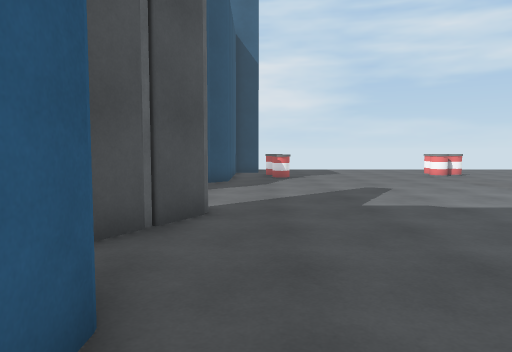
[1] (above)

17 first-person views from a walk through a scene from a Unity 3-D project. The camera is 1.3 m above the floor, tilts 4° down and sees 70° across. The floor is counted in squares, 1 m on a side. Each view is taken from the middle of a square. On the plan, view 1 faces up. The plan holds only what a view shows up to about 15 squares ahead; the rest is blank. The place goes on beyond the plan. Some animated figures are not drawn.

[2]
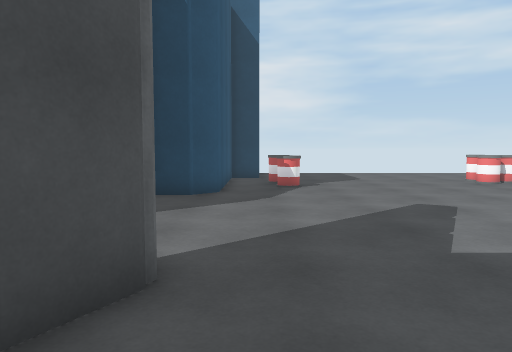

[3]
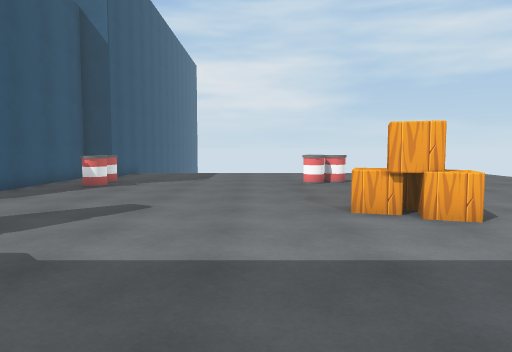

[4]
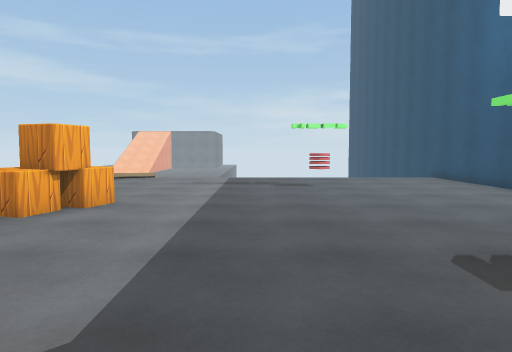

[5]
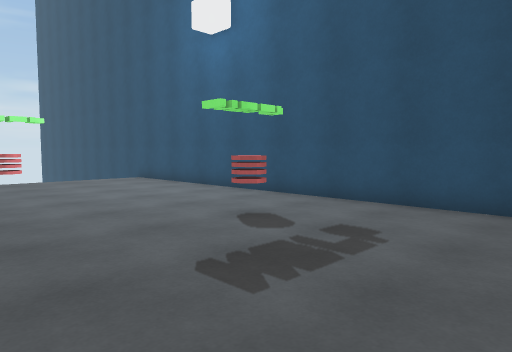

[6]
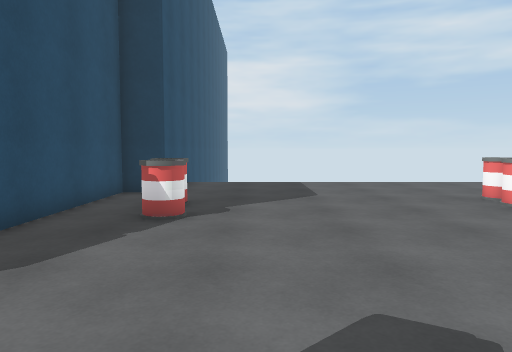

[7]
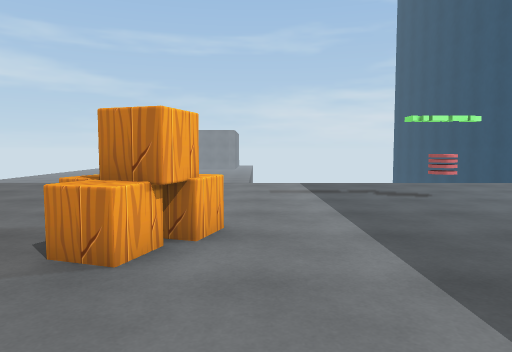

[8]
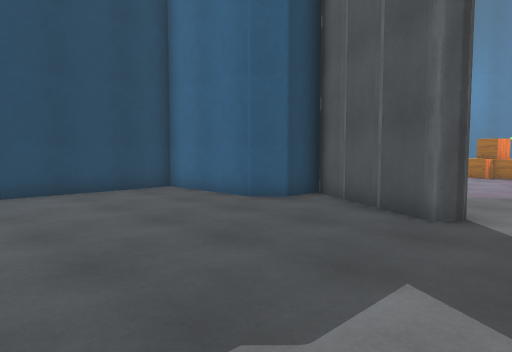

[9]
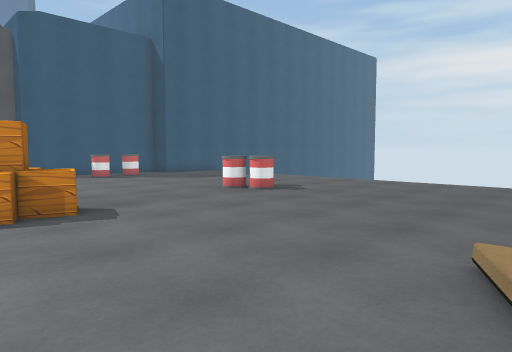

[10]
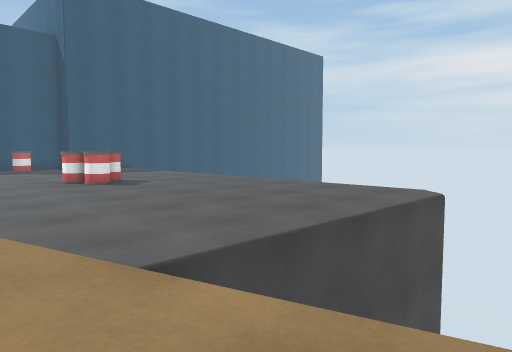

[11]
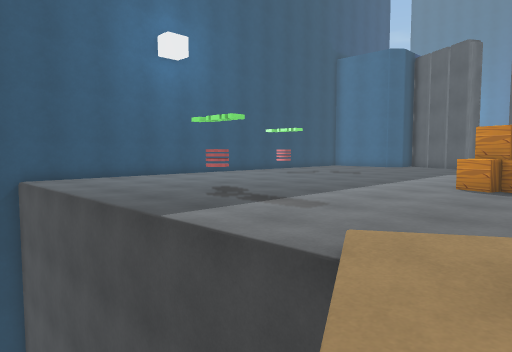

[12]
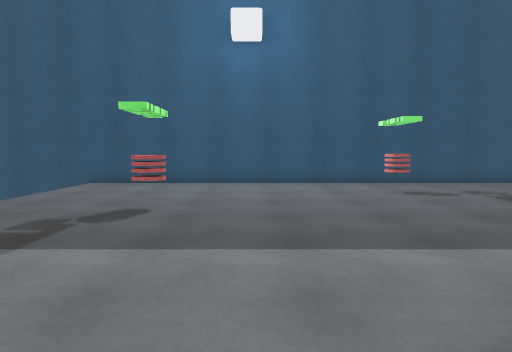

[13]
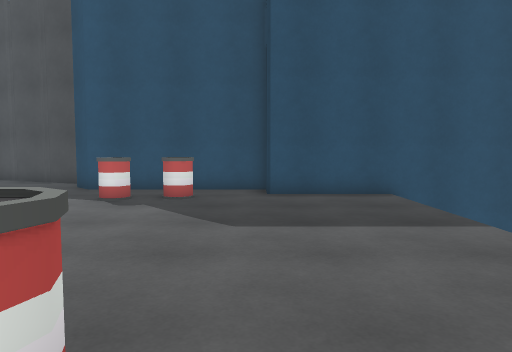

[14]
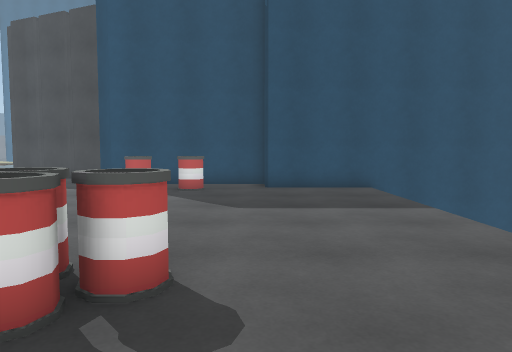

[15]
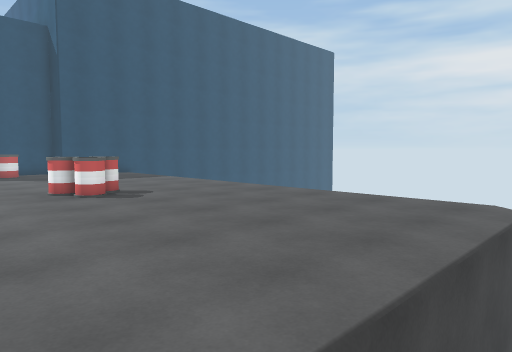

[16]
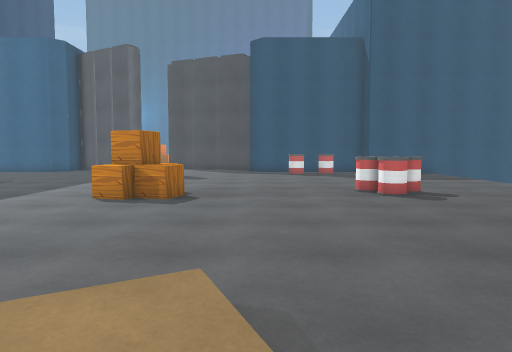

[17]
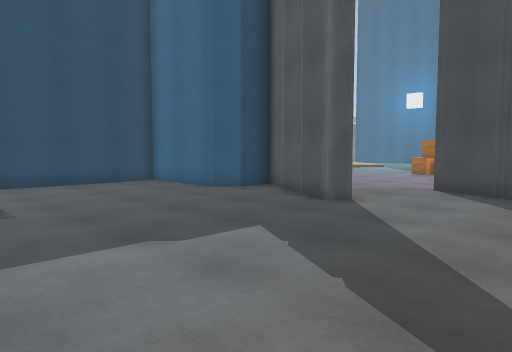

### Floor plan
Key: @ floor where view 1 was taken; # wall or solid block; x gap in a wall; . main floor; : floor 0.25 m higher than the main floor; - floor 0.25 m lower than the main floor; / step, stairs or slope; = window, fence, low wall or low ledge; ^ raised ledge; v drop or lower ground.
Columns run from 6 left of view 1 to 23 right of it. Each row starts with its distance up from view 1.
 27       #
 26       #
 25       #vvvvvvvvvvvvvvvvvvv
 24       #...................v
 23       #...................v
 22       #...................v
 21      ##...................v
 20      #.........^^.........v
 19      #.=.......x^=........v
 18      #.x..................v
 17      #.^..................v vv
 16     ##....................vv.
 15    ##..................../..
 14   ##..................../:.. -
 13   #.............=^......./:.
 12  ##............^#^......./vv
 11  #..............##........v
 10  #........................v
  9 ##........................v
  8 ....##....................v
  7 ....##....................v
  6 ..  #.....................v
  5    ##................#....v
  4    #......................v
  3   ###.....................v
  2     ##.........#..........v
  1      #....................v
  0      #@...................v
 -1      #....................v
 -2      #########################

Positions as (right, up) in squares from view 1, and headings:
1: (0, 0), facing up
2: (0, 4), facing up
3: (7, 4), facing up
4: (2, 7), facing right
5: (3, 7), facing down-right
6: (3, 10), facing up
7: (5, 10), facing right
8: (6, 10), facing down-left
9: (19, 10), facing up-left
10: (23, 14), facing up-left
11: (23, 14), facing down-left
12: (13, 13), facing down
13: (11, 21), facing left
14: (13, 21), facing left
15: (21, 15), facing up-left
16: (21, 15), facing left
17: (7, 13), facing down-left
